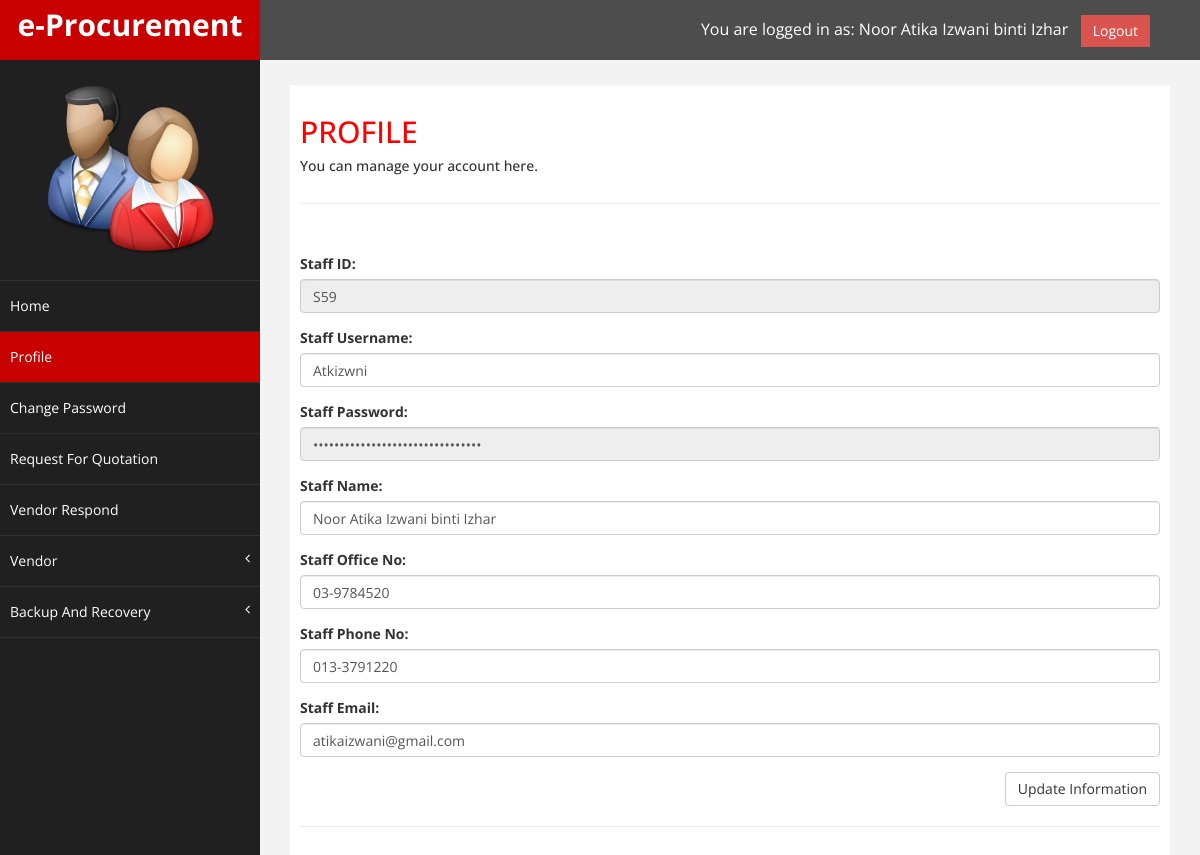
The page /Staff/S_Manage_Account.php (signed in) on the database its author committed.
### tables this page shows
CREATE TABLE `staff` (
  `StaffID` varchar(10) NOT NULL DEFAULT '0',
  `StaffUsername` varchar(255) NOT NULL,
  `StaffPassword` varchar(255) NOT NULL,
  `StaffName` varchar(255) NOT NULL,
  `StaffOfficeNo` varchar(15) DEFAULT NULL,
  `StaffPhoneNo` varchar(15) DEFAULT NULL,
  `roleID` int(11) NOT NULL DEFAULT '1',
  `StaffEmail` varchar(255) DEFAULT NULL,
  PRIMARY KEY (`StaffID`)
);

### Staff/S_Manage_Account.php (the view, shortened to what this page needs)
<?php
		require_once("../connection.php");
?>
<!DOCTYPE html>
<html xmlns="http://www.w3.org/1999/xhtml">
<head>
    <link href="../assets/css/bootstrap.css" rel="stylesheet" />
    <link href="../assets/css/font-awesome.css" rel="stylesheet" />
    <link href="../assets/css/custom.css" rel="stylesheet" />
</head>
<body>
    <div id="wrapper">
        <nav class="navbar navbar-default navbar-cls-top " role="navigation" style="margin-bottom: 0">
            <div class="navbar-header">
                <a class="navbar-brand" href="S_Home.php">e-Procurement</a>
            </div>
			<div style="color: white; padding: 15px 50px 5px 50px; float: right; font-size: 16px;">
				<?php
					$sql_displaysession = "SELECT * FROM staff WHERE StaffID='".$_SESSION['StaffID']."' ";
					$ds_displaysession =mysqli_query($DBConn,$sql_displaysession)or die (mysqli_error());
					$row=mysqli_fetch_assoc($ds_displaysession);
				?>
				 You are logged in as: <?php echo $row['StaffName'];?> &nbsp; <a href="../logout.php" class="btn btn-danger square-btn-adjust" onClick="return confirm ('Are you sure to logout?');">Logout</a>
			</div>
        </nav>
        <nav class="navbar-default navbar-side" role="navigation">
            <div class="sidebar-collapse">
                <ul class="nav" id="main-menu">
					<li class="text-center">
						<img src="../Image/user.png" class="user-image img-responsive"/>
					</li>
                    <li>
                        <a href="S_Home.php"> Home</a>
                    </li>
                    <li>
                        <a class="active-menu" href="S_Manage_Account.php"> Profile</a>
                    </li>
					<li>
                        <a class="" href="S_Manage_Password.php"> Change Password</a>
                    </li>
					<li>
                        <a href="S_List_Of_RFQ.php"> Request For Quotation</a>
                    </li>
					<li>
                        <a href="S_Vendor_Respond.php"> Vendor Respond</a>
                    </li>
                    <li>
                        <a href="#"> Vendor<span class="fa arrow"></span></a>
                    </li>
						<li>
							<a class="" href="#"> Backup And Recovery<span class="fa arrow"></span></a>
					</li>
                </ul>
            </div>
        </nav>
        <div id="page-wrapper" >
            <div id="page-inner">
                <div class="row">
                    <div class="col-md-12">
						<h2> PROFILE </h2>
                        <h5>You can manage your account here. </h5>
                    </div>
                </div>
                <hr />
				<div class="row">
                    <div class="col-md-12">
						<form  name ="S_Manage_Account.html" action= "S_Manage_Account_Code.php" method = "post" role="form" onsubmit="return checkForm(this);">
						<p align="center" style="color:#F00"><span  id="error3" style="colour:Red; display:none" /><br>* Please insert numbering format</b> </span></p>
							<div class="form-group">
								<label>Staff ID:</label>
								<input type='text' name='StaffID' class="form-control" value="<?php echo $row['StaffID'];?>" readonly="readonly" />
							</div>
								<div class="form-group">
								<label>Staff Username:</label>
								<input type='text' name='StaffUsername' class="form-control" value="<?php echo $row['StaffUsername'];?>" />
							</div>
								<div class="form-group">
								<label>Staff Password:</label>
								<input type='password' name='StaffPassword' class="form-control" value="<?php echo $row['StaffPassword'];?>" readonly="readonly" />
							</div>
								<div class="form-group">
								<label>Staff Name:</label>
								<input type='text' name='StaffName' class="form-control" value="<?php echo $row['StaffName'];?>" />
							</div>
								<div class="form-group">
								<label>Staff Office No:</label>
								<input type='text' name='StaffOfficeNo' class="form-control" onKeyPress="return IsNumeric3(event);" ondrop="return false;" value="<?php echo $row['StaffOfficeNo'];?>" />
							</div>
							<div class="form-group">
								<label>Staff Phone No:</label>
								<input type='text' name='StaffPhoneNo' class="form-control" onKeyPress="return IsNumeric3(event);" ondrop="return false;" value="<?php echo $row['StaffPhoneNo'];?>" />
							</div>
							<div class="form-group">
								<label>Staff Email:</label>
								<input type='text' name='StaffEmail' class="form-control" value="<?php echo $row['StaffEmail'];?>" />
							</div>
							<div align='right'>
								<button name = "submit" type="submit" id = "submit" class="btn btn-default" value="Update Information" onClick="return confirm ('Are you sure to UPDATE this information?');">Update Information</button>
							</div>
						</form>
                    </div>
                </div>
                <hr />
			</div>
        </div>
    </div>
</body>
</html>

### assets/css/custom.css (style rules this page uses)
body { font-family: 'Open Sans', sans-serif; }
#wrapper { width: 100%; background:#202020; }
#page-wrapper { padding: 15px 15px; min-height: 600px; background:#F3F3F3; }
#page-inner { width:100%; margin:10px 20px 10px 0px; background-color:#fff!important; padding:10px; min-height:1200px; }
.text-center { text-align:center; }
h2 { color: #f00; }
.square-btn-adjust { border: 0px solid transparent; -webkit-border-radius: 0px; -moz-border-radius: 0px; border-radius: 0px; }
p { font-size:16px; line-height:25px; padding-top:20px; }
.user-image { margin: 25px auto; -webkit-border-radius: 10px; -moz-border-radius: 10px; border-radius: 10px; max-height:170px; max-width:170px; }
.navbar-cls-top .navbar-brand { color: #fff; background: #C90000; width: 260px; text-align: center; height: 60px; font-size: 30px; font-weight: 700; }
.active-menu { background-color:#C90000!important; }
.arrow { float: right; }
.fa.arrow:before { content: "\f104"; }
.sidebar-collapse , .sidebar-collapse .nav { background:none; }
.sidebar-collapse .nav { padding:0; }
.sidebar-collapse .nav > li > a { color:#fff; background:#202020; text-shadow:none; }
.sidebar-collapse > .nav > li > a { padding:15px 10px; }
.sidebar-collapse > .nav > li { border-bottom: 1px solid rgba(107, 108, 109, 0.19); }
.navbar-side { border:none; background-color: #202020; }
.navbar-cls-top { background:#4D4D4D; border-bottom:none; }
.navbar-default { border:0px solid black; }
.navbar-header { background: #A70303; }
@media (min-width:768px) { #page-wrapper { margin: 0 0 0 260px; padding: 15px 30px; min-height: 1200px; } }
@media (min-width:768px) { .navbar-side { z-index: 1; position: absolute; width: 260px; } }
@media (min-width:768px) { .navbar { border-radius: 0px; } }

### rows shown on the page
staff: StaffName "Noor Atika Izwani binti Izhar", StaffID "S59", StaffUsername "Atkizwni", StaffOfficeNo "03-9784520", StaffPhoneNo "013-3791220", StaffEmail "atikaizwani@gmail.com"
